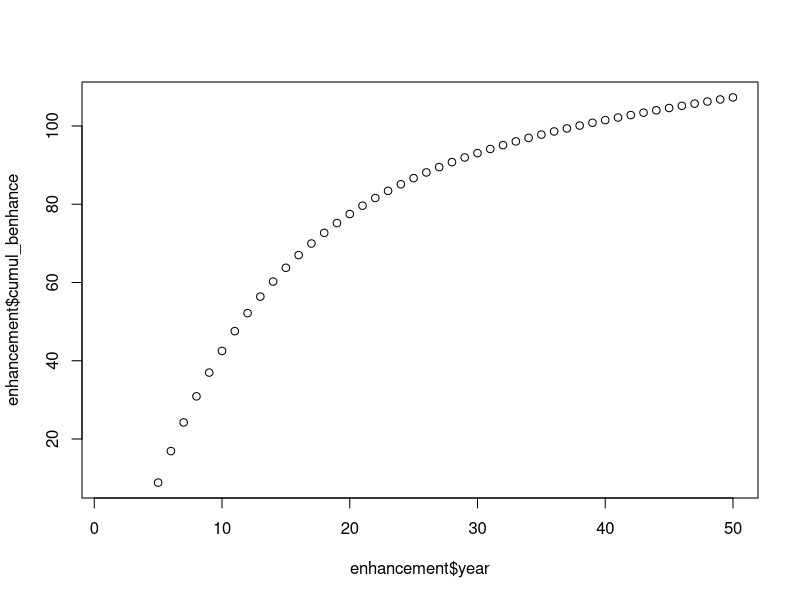

The R source for this figure:
# model biomass enhanced by restored reefs based on juvenile abundance
# CABuelow

# set up some initial parameters (all are spp specific)
# TODO: what is t0?

dpost <- 50 # juveniles per hectare post restoration
dpre <- 30 # juveniles per hectare pre restoration
m <- 0.1 # mortality
t_max <- 26 # maximum age
t_0 <- 0.1 # theoretical age when length is 0
t_harv <- 5 # age of recruitment to fishery
l_asym <- 20 # asymptotic size (length in cm)
Ks <- 0.5 # Brody growth coef 
a <- 0.1 # intercept of length-weight relationship
b <- 0.5 # slope of length-weight relationship
area_restor <- 20 # area restored in hectares
years <- 50 # number of years since restoration

# set up as a dataframe

dat <- data.frame(species = 'Snapper', dpost = dpost, dpre = dpre,
                 m = m, t_max = t_max, t_0 = t_0, t_harv = t_harv,
                 l_asym = l_asym, Ks = Ks, a = a, b = b)

# function to return a dataframe of densities, lengths and weights in each year

mod_enhance <- function(spp, dpost, dpre, m, t_max, t_0, t_harv, l_asym, Ks, a, b, area_restor, years){
  df <- data.frame(species = NA, year = NA, denhance = NA, length = NA, weight = NA, weight_i = NA, benhance = NA, cumul_benhance = NA)
  for(i in 1:years){
  df[i,1] <- spp # spp
  df[i,2] <- i # year
  df[i,3] <- (dpost-dpre)*exp(-m*(i-0.5)) # estimate biomass enhancement
  df[i,4] <- l_asym*(1-exp(-Ks*(i-t_0))) # estimate length
  df[i,5] <- a*df[i,4]^b # convert to weight
  df[i,6] <- if(i>1){df[i,5]-df[i-1,5]}else(0) # TODO: double check this is right
  }
  for(i in t_harv:years){
  df[i,7] <- df[t_harv, 'weight'] + (sum(df[t_harv:t_max, 'weight_i'], na.rm = T))*df[i,3]*area_restor
  df[i,8] <- if(i>t_harv){df[i-1,8]+df[i,7]}else(df[i,7]) # TODO: double check this is right
  }
  return(df)
}

# run the model

enhancement <- mod_enhance(dat$species, dat$dpost, dat$dpre, dat$m, dat$t_max, dat$t_0, 
           dat$t_harv, dat$l_asym, dat$Ks, dat$a, dat$b, 
           area_restor = area_restor, years = years)

# have a look 

head(enhancement)
plot(x = enhancement$year, y = enhancement$cumul_benhance)

#TODO - will need an estimate of variance around cumul_benhance
